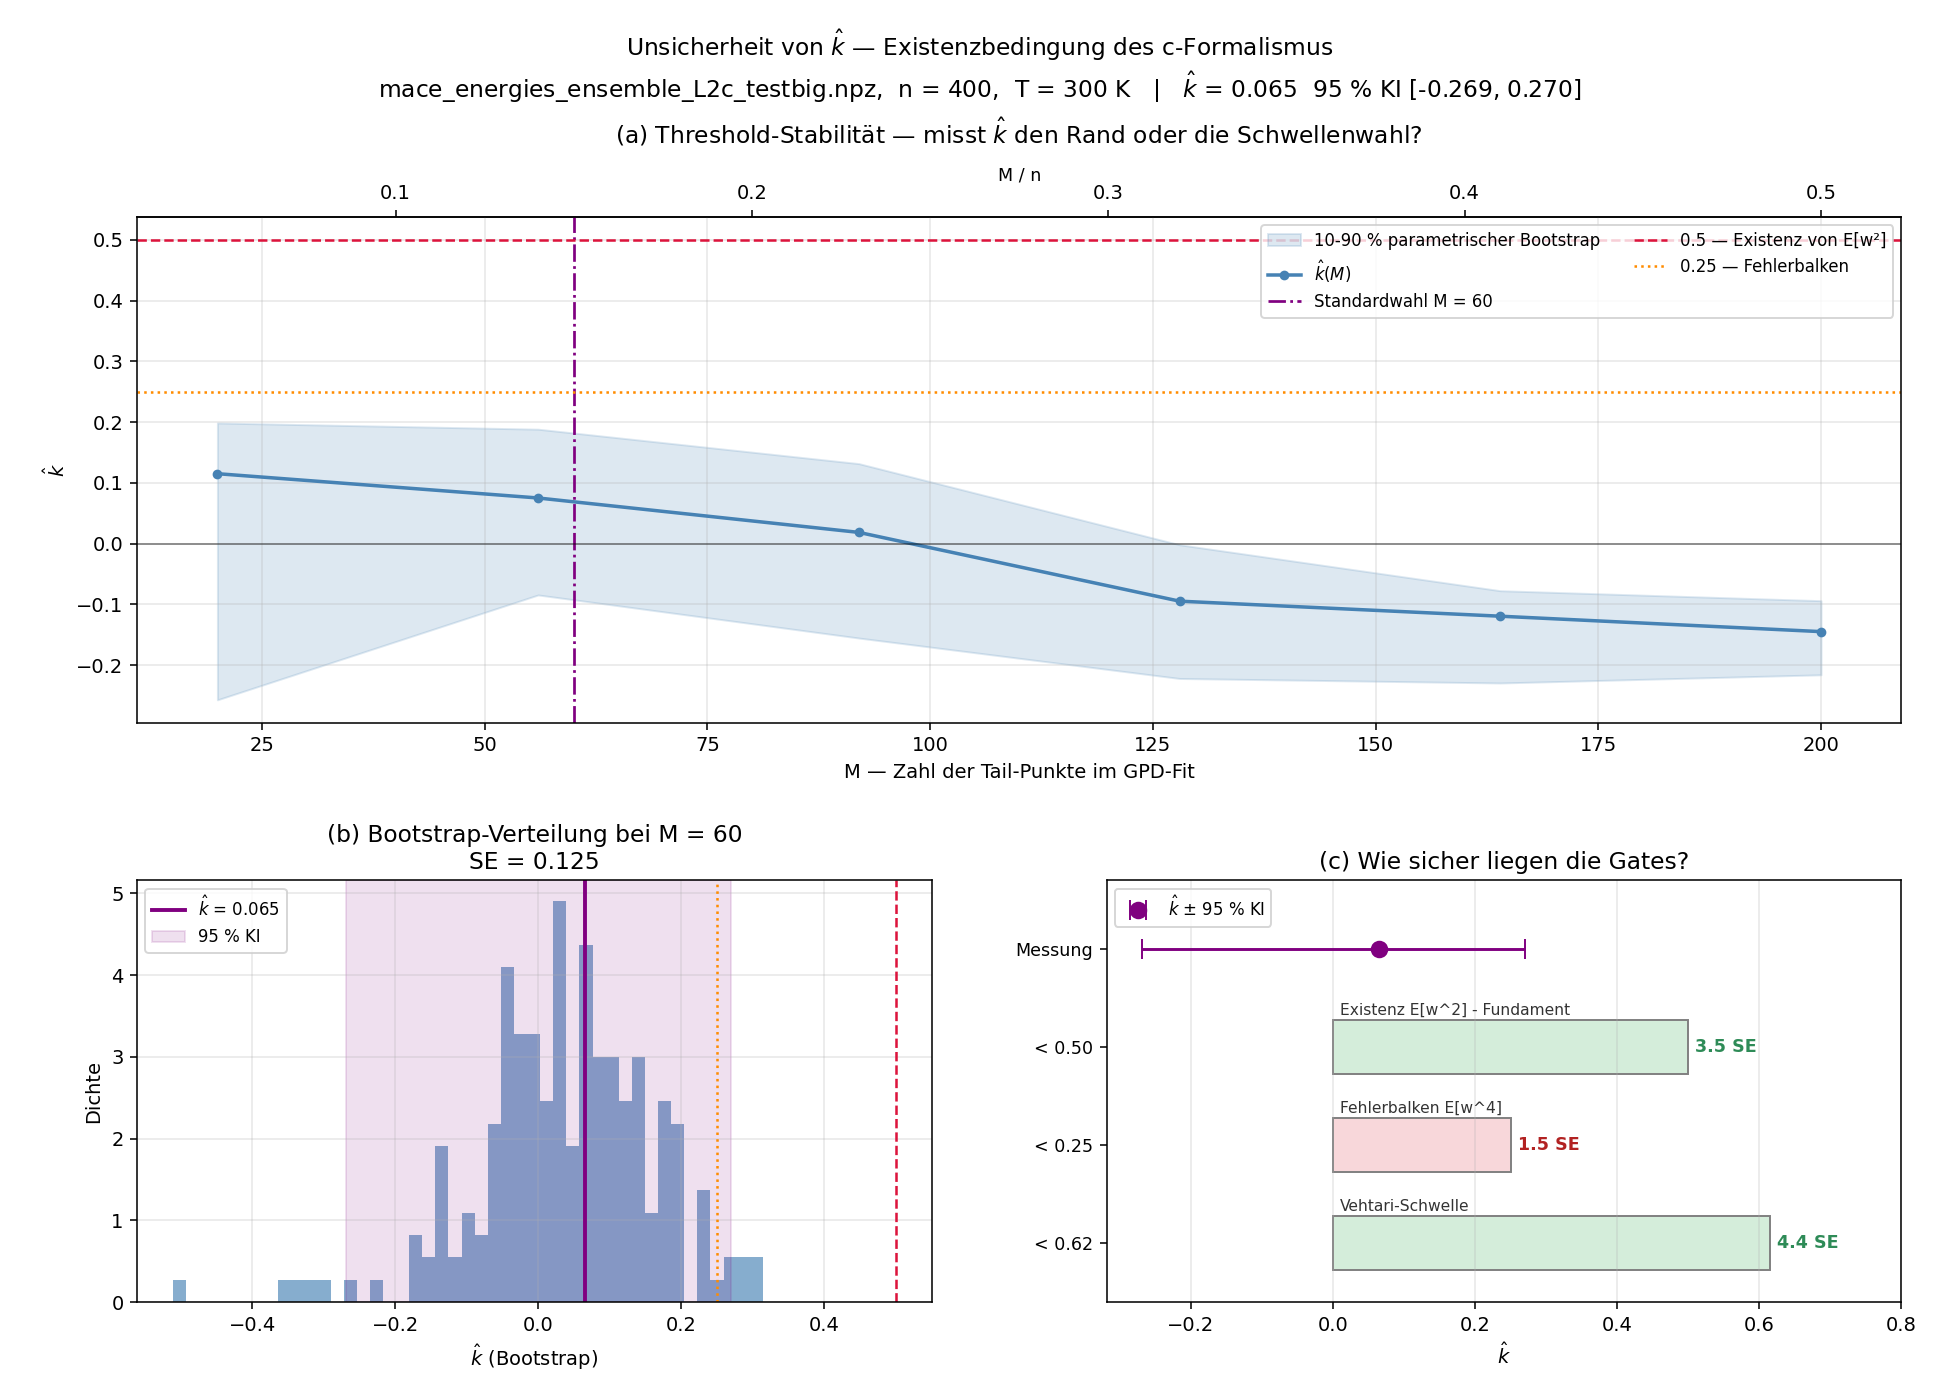

Write Python code to recreate this figure.
"""
Unsicherheit von k_hat: Threshold-Stabilitaet, Bootstrap, Gate-Sicherheit
============================================================================

k_hat ist nicht irgendeine Nebendiagnostik, sondern die EXISTENZBEDINGUNG des
gesamten c-Formalismus:

    E[w^2] = E[exp(-2c z)] < unendlich   <=>   k_hat < 0.5
    E[w^4] < unendlich                   <=>   k_hat < 0.25   (Fehlerbalken)

Existiert E[w^2] nicht, ist K(-2c) undefiniert und die gesamte
Kumulantenherleitung (c_max, Gauss-Kriterium, ...) bedeutungslos - nicht ungenau,
sondern sinnlos. Deshalb muss die Unsicherheit von k_hat VOR allem anderen
geklaert werden.

Dieses Skript liefert drei Dinge, die die laufende k_hat-Kurve
(khat_running_estimate.py) NICHT liefert - dort sieht man nur die Konvergenz:

  (a) THRESHOLD-STABILITAET - haengt k_hat von der willkuerlichen Wahl der
      Tail-Groesse M ab? Ein flaches Plateau heisst: die GPD-Naeherung greift.
      Ein systematischer Drift heisst: k_hat misst die Schwellenwahl, nicht den
      Rand. Das ist die MODELLunsicherheit und meist die kritischere.
  (b) PARAMETRISCHER BOOTSTRAP - Konfidenzintervall des Endwerts. Bewusst
      parametrisch: der nichtparametrische Bootstrap ist fuer Tail-Groessen
      unzuverlaessig, weil Ziehen mit Zuruecklegen keine NEUEN Extremwerte
      erzeugt und die Randvariabilitaet dadurch unterschaetzt.
  (c) GATE-SICHERHEIT - nicht "wie gross ist k_hat", sondern "wie sicher liegt
      es unter 0.5 bzw. 0.25", gemessen in Standardfehlern.

Ausfuehren:
    python analyses/khat_uncertainty.py
    python analyses/khat_uncertainty.py --weights cache/mace_energies_ensemble_L2c_testbig.npz
    python analyses/khat_uncertainty.py --boot 4000 --m-points 30
"""
from __future__ import annotations

import argparse
from pathlib import Path

import numpy as np
import matplotlib

matplotlib.use("Agg")
import matplotlib.pyplot as plt
from scipy.stats import genpareto

from uq_mace.predictions import load_weights
from uq_mace.reweighting import _gpd_fit_khat, khat_threshold, psis_khat

HERE = Path(__file__).resolve().parent   # Ausgaben landen neben dem Skript
PRIOR_K = 10.0  # wie in _gpd_fit_khat


# ---------------------------------------------------------------------------
def tail_exceedances(w_sorted: np.ndarray, m: int) -> np.ndarray:
    """Die m groessten Gewichte, um die Schwelle reduziert."""
    cut = w_sorted[-m - 1]
    ex = w_sorted[-m:] - cut
    return ex[ex > 0]


def khat_at_m(w_sorted: np.ndarray, m: int) -> float:
    ex = tail_exceedances(w_sorted, m)
    return _gpd_fit_khat(ex) if ex.size >= 5 else np.nan


def standard_m(n: int) -> int:
    """Tail-Groesse nach der Regel in psis_khat: min(0.2 S, 3 sqrt(S))."""
    return int(min(0.2 * n, 3.0 * np.sqrt(n)))


def raw_khat(reported: float, m: int) -> float:
    """Prior-freien Rohwert zurueckrechnen.

    _gpd_fit_khat gibt (m*k_roh + prior_k*0.5)/(m + prior_k) zurueck.
    Bei kleinem m dominiert der Prior - gut zu wissen, bevor man 0.065 als
    'leicht schwerer Rand' interpretiert.
    """
    return (reported * (m + PRIOR_K) - PRIOR_K * 0.5) / m


def parametric_bootstrap(ex: np.ndarray, reps: int, rng) -> np.ndarray:
    """GPD an den Tail fitten, daraus neue Tails simulieren, jeweils neu fitten.

    Erzeugt echte neue Extremwerte - im Gegensatz zum nichtparametrischen
    Bootstrap, der nur die beobachteten recycelt.
    """
    c_fit, _, s_fit = genpareto.fit(ex, floc=0.0)
    out = np.empty(reps)
    for b in range(reps):
        sim = genpareto.rvs(c_fit, loc=0.0, scale=s_fit, size=ex.size, random_state=rng)
        out[b] = _gpd_fit_khat(sim)
    return out


# ---------------------------------------------------------------------------
def main():
    ap = argparse.ArgumentParser(description=__doc__,
                                 formatter_class=argparse.RawDescriptionHelpFormatter)
    ap.add_argument("--weights", default="cache/mace_energies_ensemble_L2c_testbig.npz",
                    help="fertige w_i ODER Energie-Cache mit e_dft/e_mace")
    ap.add_argument("--temperature", type=float, default=300.0)
    ap.add_argument("--boot", type=int, default=2000, help="Bootstrap-Wiederholungen (Endwert)")
    ap.add_argument("--boot-m", type=int, default=400, help="Bootstrap-Wdh. je M (Band)")
    ap.add_argument("--m-points", type=int, default=22, help="Stuetzstellen der M-Achse")
    ap.add_argument("--seed", type=int, default=0)
    ap.add_argument("--outdir", default=None, help="Ausgabeordner (Default: neben dem Skript)")
    args = ap.parse_args()

    root = Path(__file__).resolve().parents[2]
    path = args.weights if Path(args.weights).is_absolute() else root / args.weights
    w = load_weights(path, args.temperature)
    n = w.size
    ws = np.sort(w)
    rng = np.random.default_rng(args.seed)

    m_std = standard_m(n)
    khat = psis_khat(w)
    thr_v = khat_threshold(n)

    # ---- (a) Threshold-Stabilitaet mit Bootstrap-Band --------------------
    m_max = min(int(0.5 * n), n - 2)
    Ms = np.unique(np.linspace(20, m_max, args.m_points).astype(int))
    k_of_m, lo_of_m, hi_of_m = [], [], []
    print(f"[calc ] Threshold-Stabilitaet ueber {Ms.size} Tail-Groessen ...")
    for m in Ms:
        k_of_m.append(khat_at_m(ws, int(m)))
        ex = tail_exceedances(ws, int(m))
        if ex.size >= 8:
            b = parametric_bootstrap(ex, args.boot_m, rng)
            lo_of_m.append(np.nanpercentile(b, 10))
            hi_of_m.append(np.nanpercentile(b, 90))
        else:
            lo_of_m.append(np.nan); hi_of_m.append(np.nan)
    k_of_m = np.array(k_of_m); lo_of_m = np.array(lo_of_m); hi_of_m = np.array(hi_of_m)

    # ---- (b) Bootstrap am Standard-M ------------------------------------
    print(f"[calc ] parametrischer Bootstrap bei M = {m_std} ({args.boot} Wdh.) ...")
    ex_std = tail_exceedances(ws, m_std)
    boot = parametric_bootstrap(ex_std, args.boot, rng)
    se = float(np.nanstd(boot))
    ci_lo, ci_hi = np.nanpercentile(boot, [2.5, 97.5])

    # ---- Ausgabe ---------------------------------------------------------
    print("\n" + "=" * 74)
    print(f"n = {n} Gewichte,  Standard-Tailgroesse M = {m_std}")
    print("=" * 74)
    print(f"  k_hat (psis_khat)        = {khat:.4f}")
    print(f"  davon Rohwert ohne Prior = {raw_khat(khat, ex_std.size):.4f}   "
          f"(Prior zieht gegen 0.5)")
    print(f"  Bootstrap 95%-KI         = [{ci_lo:.4f}, {ci_hi:.4f}]   SE = {se:.4f}")
    print(f"  Faustformel (1+k)/sqrt(M)= {(1+khat)/np.sqrt(m_std):.4f}")
    print(f"\n  Threshold-Stabilitaet: k_hat von {np.nanmin(k_of_m):+.3f} bis "
          f"{np.nanmax(k_of_m):+.3f} ueber M = {Ms[0]}..{Ms[-1]}")
    drift = np.nanmax(k_of_m) - np.nanmin(k_of_m)
    print(f"    Spannweite {drift:.3f} vs. typische Bootstrap-Breite "
          f"{np.nanmedian(hi_of_m - lo_of_m):.3f}  -> "
          f"{'im Rauschen, Plateau' if drift < 1.5*np.nanmedian(hi_of_m-lo_of_m) else 'SYSTEMATISCHER DRIFT'}")

    print("\n  GATE-SICHERHEIT (Abstand in Standardfehlern):")
    gates = [(0.5, "Existenz E[w^2] - Fundament"),
             (0.25, "Fehlerbalken E[w^4]"),
             (thr_v, "Vehtari-Schwelle")]
    for t, lbl in gates:
        d = (t - khat) / se
        print(f"    k_hat < {t:.3f}  ({lbl:<28}): {d:>5.1f} SE  "
              f"-> {'sicher' if d > 2 else 'NICHT gesichert'}")

    # ---- Plot ------------------------------------------------------------
    fig = plt.figure(figsize=(14, 10))
    gs = fig.add_gridspec(2, 2, height_ratios=[1.2, 1], hspace=0.34, wspace=0.22)

    # (a) Threshold-Stabilitaet
    ax = fig.add_subplot(gs[0, :])
    ax.fill_between(Ms, lo_of_m, hi_of_m, color="steelblue", alpha=0.18,
                    label="10-90 % parametrischer Bootstrap")
    ax.plot(Ms, k_of_m, "o-", color="steelblue", lw=1.8, ms=4, label="$\\hat{k}(M)$")
    ax.axvline(m_std, color="purple", ls="-.", lw=1.4,
               label=f"Standardwahl M = {m_std}")
    ax.axhline(0.5, color="crimson", ls="--", lw=1.3, label="0.5 — Existenz von E[w²]")
    ax.axhline(0.25, color="darkorange", ls=":", lw=1.3, label="0.25 — Fehlerbalken")
    ax.axhline(0.0, color="k", lw=0.8, alpha=0.5)
    ax.set_xlabel("M — Zahl der Tail-Punkte im GPD-Fit")
    ax.set_ylabel("$\\hat{k}$")
    ax.set_title("(a) Threshold-Stabilität — misst $\\hat{k}$ den Rand oder die Schwellenwahl?",
                 pad=38)
    ax.legend(fontsize=8.5, ncol=2, loc="upper right")
    ax.grid(alpha=0.3)
    sec = ax.secondary_xaxis("top", functions=(lambda x: x / n, lambda x: x * n))
    sec.set_xlabel("M / n", fontsize=9, labelpad=2)

    # (b) Bootstrap-Verteilung
    ax2 = fig.add_subplot(gs[1, 0])
    ax2.hist(boot, bins=45, density=True, color="steelblue", alpha=0.65)
    ax2.axvline(khat, color="purple", lw=2, label=f"$\\hat{{k}}$ = {khat:.3f}")
    ax2.axvspan(ci_lo, ci_hi, color="purple", alpha=0.12, label=f"95 % KI")
    ax2.axvline(0.5, color="crimson", ls="--", lw=1.3)
    ax2.axvline(0.25, color="darkorange", ls=":", lw=1.3)
    ax2.set_xlabel("$\\hat{k}$ (Bootstrap)")
    ax2.set_ylabel("Dichte")
    ax2.set_title(f"(b) Bootstrap-Verteilung bei M = {m_std}\nSE = {se:.3f}")
    ax2.legend(fontsize=8.5)
    ax2.grid(alpha=0.3)

    # (c) Gate-Sicherheit
    ax3 = fig.add_subplot(gs[1, 1])
    ypos = np.arange(len(gates))[::-1]
    for y, (t, lbl) in zip(ypos, gates):
        d = (t - khat) / se
        ax3.barh(y, t, height=0.55,
                 color=("#d4edda" if d > 2 else "#f8d7da"), edgecolor="gray")
        ax3.text(t + 0.01, y, f"{d:.1f} SE", va="center", fontsize=9,
                 color=("seagreen" if d > 2 else "firebrick"), fontweight="bold")
        ax3.text(0.01, y + 0.33, lbl, fontsize=8, color="#333")
    ax3.errorbar([khat], [len(gates)], xerr=[[khat - ci_lo], [ci_hi - khat]],
                 fmt="o", color="purple", capsize=5, ms=8, label="$\\hat{k}$ ± 95 % KI")
    ax3.set_yticks(list(ypos) + [len(gates)])
    ax3.set_yticklabels([f"< {t:.2f}" for t, _ in gates] + ["Messung"], fontsize=9)
    ax3.set_xlabel("$\\hat{k}$")
    ax3.set_title("(c) Wie sicher liegen die Gates?")
    ax3.legend(fontsize=8.5, loc="upper left")
    ax3.grid(alpha=0.3, axis="x")
    ax3.set_xlim(min(-0.3, ci_lo - 0.05), 0.80)
    ax3.set_ylim(-0.6, len(gates) + 0.7)

    fig.suptitle(
        f"Unsicherheit von $\\hat{{k}}$ — Existenzbedingung des c-Formalismus\n"
        f"{Path(args.weights).name},  n = {n},  T = {args.temperature:.0f} K   |   "
        f"$\\hat{{k}}$ = {khat:.3f}  95 % KI [{ci_lo:.3f}, {ci_hi:.3f}]",
        fontsize=12, y=0.98)
    fig.subplots_adjust(top=0.845, left=0.07, right=0.97, bottom=0.07)

    out = (Path(args.outdir) if args.outdir else HERE) / "khat_uncertainty.png"
    out.parent.mkdir(parents=True, exist_ok=True)
    fig.savefig(out, dpi=140)
    print(f"\n[plot ] gespeichert -> {out}")


if __name__ == "__main__":
    main()
